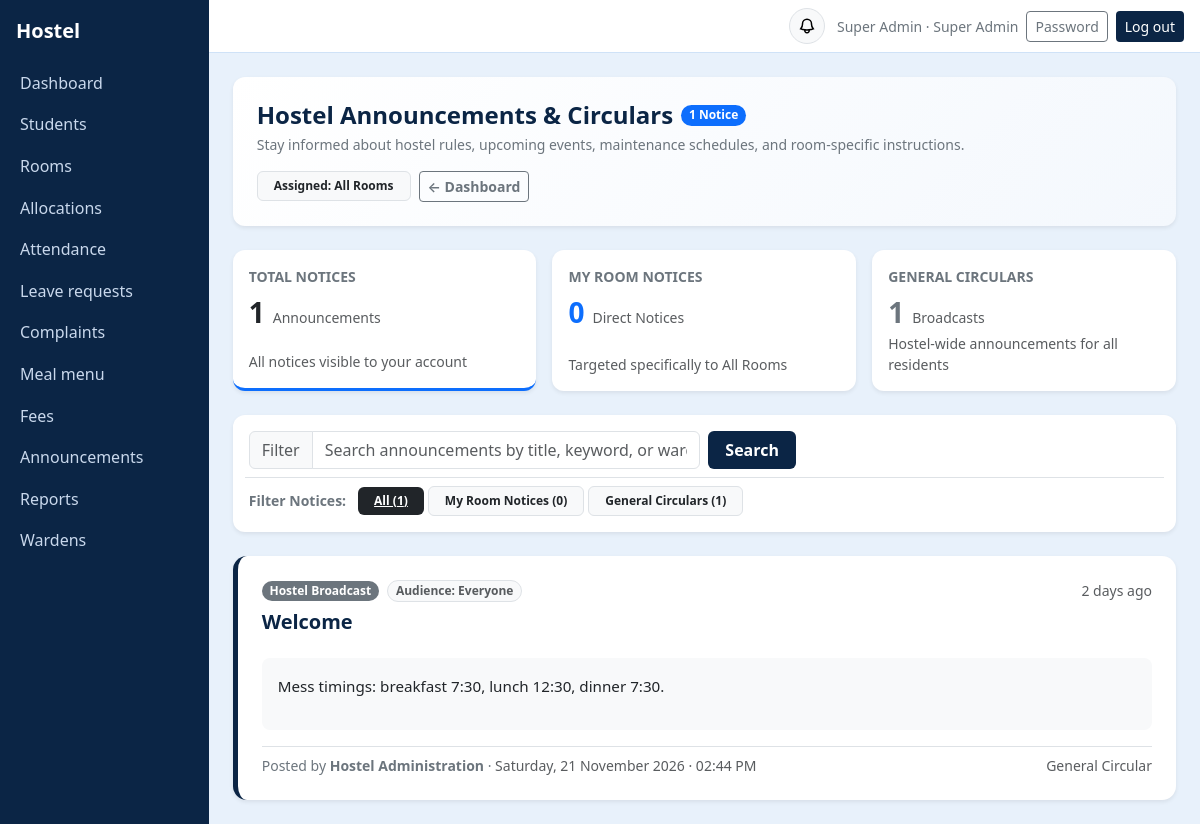
Before: /me/announcements/ (signed in) with the older database file.
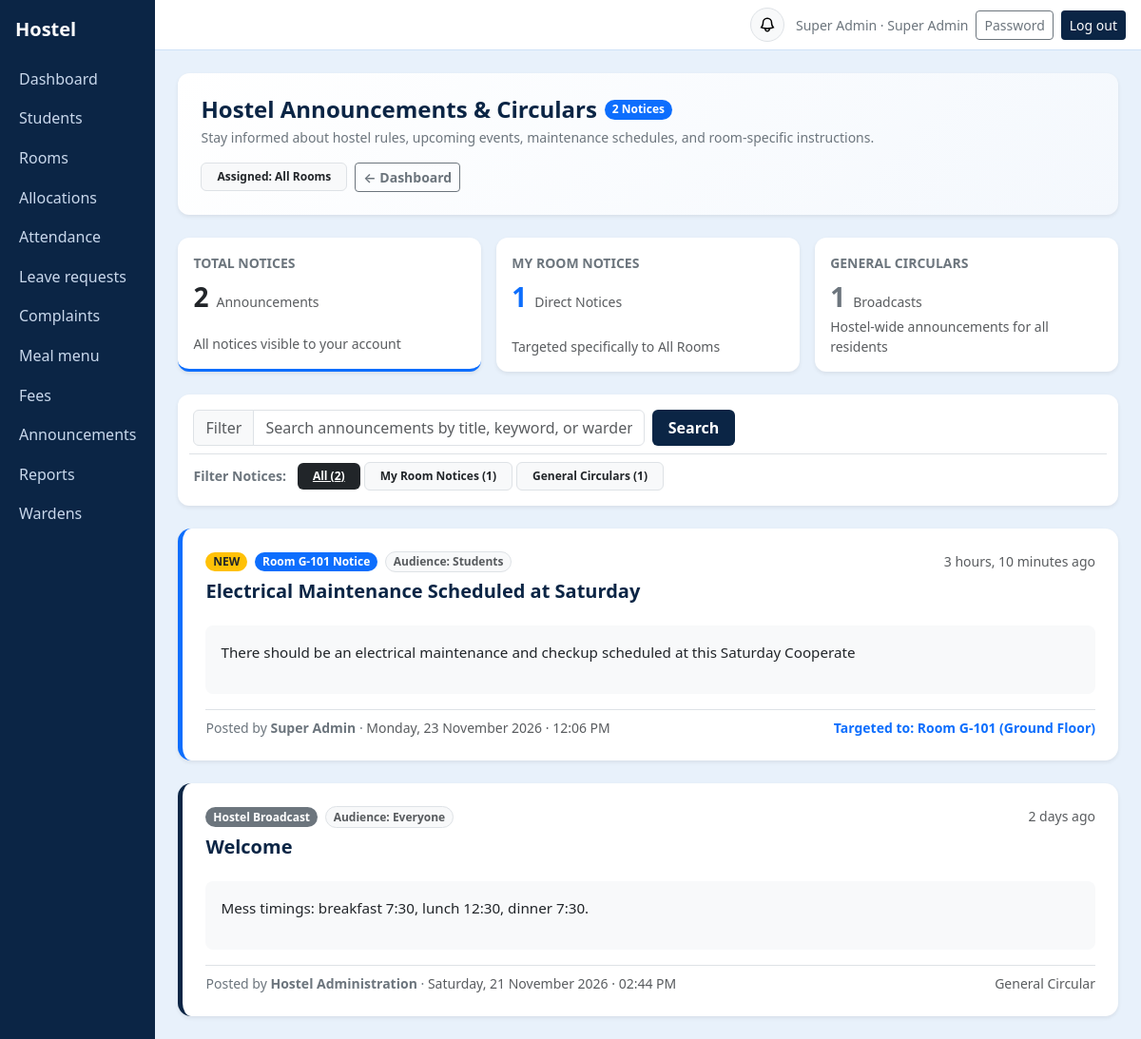
After: the same page with the newer database file.
### core/models.py (models this page shows, shortened)
class User(AbstractUser):
    ROLES = [("admin", "Super Admin"), ("warden", "Warden"), ("student", "Student"), ("parent", "Parent")]
    role = models.CharField(max_length=10, choices=ROLES, default="student")
    phone = models.CharField(max_length=20, blank=True)
    must_change_password = models.BooleanField(default=False)
    @property
    def display_name(self):
        return self.get_full_name() or self.username

class Announcement(models.Model):
    AUDIENCE = [("all", "Everyone"), ("student", "Students"), ("parent", "Parents")]
    title = models.CharField(max_length=150)
    body = models.TextField()
    audience = models.CharField(max_length=10, choices=AUDIENCE, default="all")
    room = models.ForeignKey("Room", null=True, blank=True, on_delete=models.CASCADE, related_name="announcements")
    created_by = models.ForeignKey(User, null=True, blank=True, on_delete=models.SET_NULL, related_name="+")
    created_at = models.DateTimeField(auto_now_add=True)
    class Meta:
        ordering = ["-created_at"]

class Room(models.Model):
    block = models.CharField(max_length=20, default="A")
    number = models.CharField(max_length=20)
    capacity = models.PositiveSmallIntegerField(default=2)
    is_blacklisted = models.BooleanField("Blacklisted", default=False)
    blacklist_reason = models.CharField("Blacklist cause", max_length=150, blank=True)
    class Meta:
        unique_together = ("block", "number")
        ordering = ["block", "number"]
    def __str__(self):
        if self.number and self.block:
            b = str(self.block).strip()
            num = str(self.number).strip()
            if num.lower().startswith(f"{b.lower()}-"):
                return f"{b}-{num[len(b)+1:].strip()}"
            if num.lower().startswith(b.lower()) and len(num) > len(b) and num[len(b):][0].isdigit():
                return f"{b}-{num[len(b):].strip()}"
            return f"{b}-{num}"
        return self.number or ""
    @property
    def floor_name(self):
        b = str(self.block or "").strip().upper()
        mapping = {
            "G": "Ground Floor",
            "F": "First Floor",
            "S": "Second Floor",
            "T": "Third Floor",
            "B": "Basement",
            "0": "Ground Floor",
            "1": "First Floor",
            "2": "Second Floor",
            "3": "Third Floor",
            "4": "Fourth Floor",
            "5": "Fifth Floor",
        }
        return mapping.get(b, f"Floor {b}" if b else "Floor")

### core/views.py (the view, shortened to what this page needs)
# urls.py: path("me/announcements/", v.my_announcements, name="my_announcements"),
@login_required
def my_announcements(request):
    from datetime import datetime, timezone
    u = request.user
    q = request.GET.get("q", "").strip()
    filter_type = request.GET.get("type", "all").strip()
    if u.role == "student":
        s = getattr(u, "student", None)
        room = s.room if s else None
        aud = ["all", "student"]
        if room:
            base_qs = m.Announcement.objects.filter(
                Q(room=room, audience__in=aud) | Q(room__isnull=True, audience__in=aud)
            )
        else:
            base_qs = m.Announcement.objects.filter(room__isnull=True, audience__in=aud)
        room_label = f"Room {room}" if room else "Unassigned"
    else:
        base_qs = m.Announcement.objects.all()
        room_label = "All Rooms"
    all_notices = list(base_qs.select_related("room", "created_by").order_by("-created_at"))
    room_notices = [a for a in all_notices if a.room]
    general_notices = [a for a in all_notices if not a.room]
    notices = all_notices
    if filter_type == "room":
        notices = room_notices
    elif filter_type == "general":
        notices = general_notices
    now = datetime.now(timezone.utc)
    for a in notices:
        diff_hours = (now - a.created_at).total_seconds() / 3600
        a.is_recent = diff_hours <= 48
    return show(
        request,
        "my_announcements",
        title="Hostel Announcements & Circulars",
        notices=notices,
        total_count=len(all_notices),
        room_count=len(room_notices),
        general_count=len(general_notices),
        filter_type=filter_type,
        q=q,
        room_label=room_label,
    )

### core/views.py (called while the page is built)
def show(request, template, **ctx):
    return render(request, f"core/{template}.html", ctx)

### core/templates/core/my_announcements.html (shortened to what this page needs)
{% extends "core/base.html" %}{% block content %}
<div class="card p-4 mb-4 bg-white border-0 shadow-sm" style="background: linear-gradient(135deg, #ffffff 0%, #f4f8fd 100%);">
  <div class="d-flex flex-wrap justify-content-between align-items-center gap-3">
    <div>
      <div class="d-flex align-items-center gap-2 mb-1">
        <h4 class="mb-0 fw-bold" style="color:var(--navy);">Hostel Announcements & Circulars</h4>
        <span class="badge text-bg-primary rounded-pill">{{ total_count }} Notice{{ total_count|pluralize }}</span>
      </div>
      <div class="text-secondary small">
        Stay informed about hostel rules, upcoming events, maintenance schedules, and room-specific instructions.
      </div>
    </div>
    <div class="d-flex align-items-center gap-2">
      <span class="badge text-bg-light border text-dark py-2 px-3">
        Assigned: <b>{{ room_label }}</b>
      </span>
      <a href="{% url 'home' %}" class="btn btn-sm btn-outline-secondary fw-semibold">
        &larr; Dashboard
      </a>
    </div>
  </div>
</div>
<div class="row g-3 mb-4">
  <div class="col-12 col-md-4">
    <a href="?type=all{% if q %}&q={{ q }}{% endif %}" class="card p-3 h-100 bg-white border-0 shadow-sm text-decoration-none {% if filter_type == 'all' or not filter_type %}border-bottom border-3 border-primary{% endif %}">
      <div class="text-secondary small fw-semibold text-uppercase tracking-wider mb-1">Total Notices</div>
      <div class="d-flex align-items-baseline gap-2">
        <span class="fs-3 fw-bold text-dark">{{ total_count }}</span>
        <span class="text-muted small">Announcements</span>
      </div>
      <div class="text-muted small mt-auto">All notices visible to your account</div>
    </a>
  </div>
  <div class="col-12 col-md-4">
    <a href="?type=room{% if q %}&q={{ q }}{% endif %}" class="card p-3 h-100 bg-white border-0 shadow-sm text-decoration-none {% if filter_type == 'room' %}border-bottom border-3 border-primary{% endif %}">
      <div class="text-secondary small fw-semibold text-uppercase tracking-wider mb-1">My Room Notices</div>
      <div class="d-flex align-items-baseline gap-2">
        <span class="fs-3 fw-bold text-primary">{{ room_count }}</span>
        <span class="text-muted small">Direct Notices</span>
      </div>
      <div class="text-muted small mt-auto">Targeted specifically to {{ room_label }}</div>
    </a>
  </div>
  <div class="col-12 col-md-4">
    <a href="?type=general{% if q %}&q={{ q }}{% endif %}" class="card p-3 h-100 bg-white border-0 shadow-sm text-decoration-none {% if filter_type == 'general' %}border-bottom border-3 border-primary{% endif %}">
      <div class="text-secondary small fw-semibold text-uppercase tracking-wider mb-1">General Circulars</div>
      <div class="d-flex align-items-baseline gap-2">
        <span class="fs-3 fw-bold text-secondary">{{ general_count }}</span>
        <span class="text-muted small">Broadcasts</span>
      </div>
      <div class="text-muted small mt-auto">Hostel-wide announcements for all residents</div>
    </a>
  </div>
</div>
<div class="card p-3 mb-4 bg-white border-0 shadow-sm">
  <form method="get" action="{% url 'my_announcements' %}" class="row g-2 align-items-center">
    <div class="col-12 col-md-8 col-lg-6">
      <div class="input-group">
        <span class="input-group-text bg-light text-muted">Filter</span>
        <input type="text" name="q" class="form-control" placeholder="Search announcements by title, keyword, or warden..." value="{{ q }}">
      </div>
    </div>
    <div class="col-auto">
      <button type="submit" class="btn btn-navy fw-semibold px-3">Search</button>
    </div>
    <div class="col-12 mt-2 pt-2 border-top d-flex flex-wrap align-items-center gap-1">
      <span class="text-secondary small fw-semibold me-2">Filter Notices:</span>
      <a href="?type=all{% if q %}&q={{ q }}{% endif %}"
         class="badge {% if filter_type == 'all' or not filter_type %}text-bg-dark{% else %}text-bg-light border text-dark text-decoration-none{% endif %} py-2 px-3">
        All ({{ total_count }})
      </a>
      <a href="?type=room{% if q %}&q={{ q }}{% endif %}"
         class="badge {% if filter_type == 'room' %}text-bg-primary{% else %}text-bg-light border text-dark text-decoration-none{% endif %} py-2 px-3">
        My Room Notices ({{ room_count }})
      </a>
      <a href="?type=general{% if q %}&q={{ q }}{% endif %}"
         class="badge {% if filter_type == 'general' %}text-bg-secondary{% else %}text-bg-light border text-dark text-decoration-none{% endif %} py-2 px-3">
        General Circulars ({{ general_count }})
      </a>
    </div>
  </form>
</div>
<div class="row g-4">
  {% for a in notices %}
    <div class="col-12">
      <div class="card border-0 shadow-sm p-4 bg-white position-relative" style="border-radius: 14px; border-left: 5px solid {% if a.room %}var(--bs-primary){% else %}var(--navy){% endif %} !important;">
        <div class="d-flex flex-wrap justify-content-between align-items-start gap-2 mb-2">
          <div>
            <div class="d-flex flex-wrap align-items-center gap-2 mb-2">
              {% if a.is_recent %}
                <span class="badge text-bg-warning text-dark rounded-pill fw-semibold">NEW</span>
              {% endif %}
              {% if a.room %}
                <span class="badge text-bg-primary rounded-pill fw-semibold">Room {{ a.room }} Notice</span>
              {% else %}
                <span class="badge text-bg-secondary rounded-pill fw-semibold">Hostel Broadcast</span>
              {% endif %}
              <span class="badge text-bg-light border text-muted rounded-pill" style="font-size:0.75rem;">
                Audience: {{ a.get_audience_display }}
              </span>
            </div>
            <h5 class="mb-0 fw-bold" style="color:var(--navy);">
              {{ a.title }}
            </h5>
          </div>
          <div class="text-muted small">
            {{ a.created_at|timesince }} ago
          </div>
        </div>
        <div class="p-3 my-3 bg-light rounded-3 text-dark small" style="line-height: 1.6; font-size: 0.95rem;">
          {{ a.body|linebreaks }}
        </div>
        <div class="d-flex flex-wrap justify-content-between align-items-center pt-2 border-top gap-2">
          <div class="small text-secondary">
            Posted by <b>{{ a.created_by.display_name|default:"Hostel Administration" }}</b>
            · <span class="text-muted">{{ a.created_at|date:"l, d F Y · h:i A" }}</span>
          </div>
          {% if a.room %}
            <div class="small text-primary fw-semibold">
              Targeted to: Room {{ a.room }} ({{ a.room.floor_name }})
            </div>
          {% else %}
            <div class="small text-muted">
              General Circular
            </div>
          {% endif %}
        </div>
      </div>
    </div>
  {% endfor %}
</div>
{% endblock %}

### core/templates/core/base.html (shortened to what this page needs)
{% load static %}<!doctype html>
<html lang="en"><head><meta charset="utf-8"><meta name="viewport" content="width=device-width, initial-scale=1">
<link href="https://cdn.jsdelivr.net/npm/bootstrap@5.3.3/dist/css/bootstrap.min.css" rel="stylesheet">
</head><body>
{% if user.is_authenticated and not hide_nav %}
<div class="d-flex">
 <nav class="sidebar py-3" id="sb"><div class="px-3 pb-3 text-white fs-5 fw-semibold">Hostel</div>
  {% for name, label in nav_items %}<a href="{% url name %}" >{{ label }}</a>{% endfor %}
 </nav>
 <div class="flex-grow-1">
  <div class="topbar d-flex align-items-center justify-content-between px-3 py-2">
   <div class="ms-auto d-flex align-items-center gap-2">
     <div class="dropdown me-1">
       <button class="btn btn-sm btn-light border position-relative rounded-circle p-2 d-flex align-items-center justify-content-center" style="width:36px; height:36px;" type="button" id="notifDropdown" data-bs-toggle="dropdown" aria-expanded="false" title="Notifications">
       </button>
     </div>
     <span class="text-secondary small d-none d-sm-inline">{{ user.display_name }} · {{ user.get_role_display }}</span>
     <a class="btn btn-sm btn-outline-secondary" href="{% url 'password' %}">Password</a>
     <form method="post" action="{% url 'logout' %}" class="d-inline">{% csrf_token %}<button class="btn btn-sm btn-navy">Log out</button></form>
   </div>
  </div>
  <main class="p-3 p-md-4">
{% else %}<main class="container py-4">{% endif %}
  {% block content %}{% endblock %}
 </main>
{% if user.is_authenticated and not hide_nav %}</div></div>{% endif %}
</body></html>

### core/templates/core/base.html (style rules this page uses)
:root { --navy:#0b2545;--sky:#e8f1fb;--sky2:#cfe2f7 }
body { background:var(--sky);min-height:100vh }
.sidebar { background:var(--navy);width:230px;min-height:100vh }
.sidebar a { color:#c9d8ec;text-decoration:none;display:block;padding:.55rem 1.25rem }
.topbar { background:#fff;border-bottom:1px solid var(--sky2) }
.card { border:1px solid var(--sky2); border-radius:12px; box-shadow:0 2px 6px rgba(11,37,69,0.03) }
.btn-navy { background:var(--navy);color:#fff }

Changed rows visible on the page:
added Announcement: shows "NEW", room "G-101", audience "Students", title "Electrical Maintenance Scheduled at Saturday", created_at "3 hours, 10 minutes", body "There should be an electrical maintenance and checkup scheduled at this Saturday Cooperate", created_by.display_name "Super Admin", created_at "Monday, 23 November 2026 · 12:06 PM", room.floor_name "Ground Floor"
Other visible differences:
{{ total_count }}: "1" → "2"
{{ room_count }}: "0" → "1"
